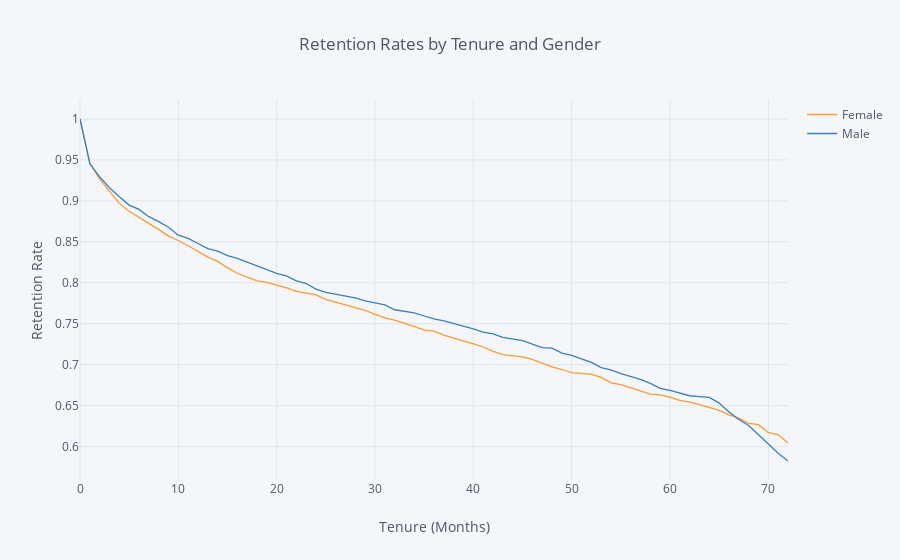

The notebook cell saved with this chart:
### Code cell
rates = survival(data, 'gender', 'tenure', 'ChurnBinary')

rates.iplot(kind='line', xTitle='Tenure (Months)', yTitle='Retention Rate',
            title='Retention Rates by Tenure and Gender')

### Figure 1 — Plotly figure (JSON) as saved in the notebook; plotly's stock layout.template omitted (floating-point values rounded to 4 significant figures)
{"data": [{"line": {"color": "rgba(255, 153, 51, 1.0)", "dash": "solid", "shape": "linear", "width": 1.3}, "mode": "lines", "name": "Female", "text": "", "type": "scatter", "uid": "c3defd20-6ecd-4389-a4a8-b08a0b2d7282", "x": [0, 1, 2, 3, 4, 5, 6, 7, 8, 9, 10, 11, 12, 13, 14, 15, 16, 17, 18, 19, 20, 21, 22, 23, 24, 25, 26, 27, 28, 29, 30, 31, 32, 33, 34, 35, 36, 37, 38, 39, 40, 41, 42, 43, 44, 45, 46, 47, 48, 49, 50, 51, 52, 53, 54, 55, 56, 57, 58, 59, 60, 61, 62, 63, 64, 65, 66, 67, 68, 69, 70, 71, 72], "y": [1, 0.9466, 0.9265, 0.9114, 0.8969, 0.8873, 0.88, 0.8727, 0.8652, 0.857, 0.8516, 0.8452, 0.8384, 0.8314, 0.8261, 0.8182, 0.8116, 0.8068, 0.8024, 0.8005, 0.7974, 0.7939, 0.7896, 0.7876, 0.7852, 0.7798, 0.776, 0.773, 0.7695, 0.7665, 0.7615, 0.757, 0.7543, 0.7501, 0.7459, 0.7425, 0.741, 0.7361, 0.7325, 0.7284, 0.7253, 0.7216, 0.7162, 0.7123, 0.7112, 0.7094, 0.7065, 0.7023, 0.6973, 0.6941, 0.6902, 0.6895, 0.6881, 0.6845, 0.6779, 0.6756, 0.6717, 0.6683, 0.6641, 0.6632, 0.6604, 0.6565, 0.6544, 0.6511, 0.6477, 0.6441, 0.6388, 0.6346, 0.6285, 0.6267, 0.617, 0.6147, 0.6042]}, {"line": {"color": "rgba(55, 128, 191, 1.0)", "dash": "solid", "shape": "linear", "width": 1.3}, "mode": "lines", "name": "Male", "text": "", "type": "scatter", "uid": "366491ec-aa21-49ab-b152-83fb9a75bd33", "x": [0, 1, 2, 3, 4, 5, 6, 7, 8, 9, 10, 11, 12, 13, 14, 15, 16, 17, 18, 19, 20, 21, 22, 23, 24, 25, 26, 27, 28, 29, 30, 31, 32, 33, 34, 35, 36, 37, 38, 39, 40, 41, 42, 43, 44, 45, 46, 47, 48, 49, 50, 51, 52, 53, 54, 55, 56, 57, 58, 59, 60, 61, 62, 63, 64, 65, 66, 67, 68, 69, 70, 71, 72], "y": [1, 0.9453, 0.9292, 0.9161, 0.9051, 0.8949, 0.8896, 0.8807, 0.8746, 0.8678, 0.8582, 0.8541, 0.848, 0.8418, 0.8386, 0.8333, 0.8297, 0.825, 0.8206, 0.8153, 0.8116, 0.8085, 0.8023, 0.7991, 0.7923, 0.7882, 0.7857, 0.7832, 0.7815, 0.778, 0.7758, 0.773, 0.7671, 0.7647, 0.7633, 0.7595, 0.756, 0.7535, 0.7504, 0.7473, 0.7436, 0.7399, 0.7377, 0.7333, 0.731, 0.7293, 0.7251, 0.7209, 0.7203, 0.714, 0.7115, 0.7069, 0.7028, 0.6965, 0.6936, 0.6891, 0.6852, 0.6821, 0.6771, 0.6712, 0.6686, 0.6649, 0.6621, 0.6611, 0.66, 0.6531, 0.6423, 0.6331, 0.6258, 0.6144, 0.6031, 0.592, 0.5824]}], "layout": {"legend": {"bgcolor": "#F5F6F9", "font": {"color": "#4D5663"}}, "paper_bgcolor": "#F5F6F9", "plot_bgcolor": "#F5F6F9", "title": {"font": {"color": "#4D5663"}, "text": "Retention Rates by Tenure and Gender"}, "xaxis": {"gridcolor": "#E1E5ED", "showgrid": true, "tickfont": {"color": "#4D5663"}, "title": {"font": {"color": "#4D5663"}, "text": "Tenure (Months)"}, "zerolinecolor": "#E1E5ED"}, "yaxis": {"gridcolor": "#E1E5ED", "showgrid": true, "tickfont": {"color": "#4D5663"}, "title": {"font": {"color": "#4D5663"}, "text": "Retention Rate"}, "zerolinecolor": "#E1E5ED"}}}
